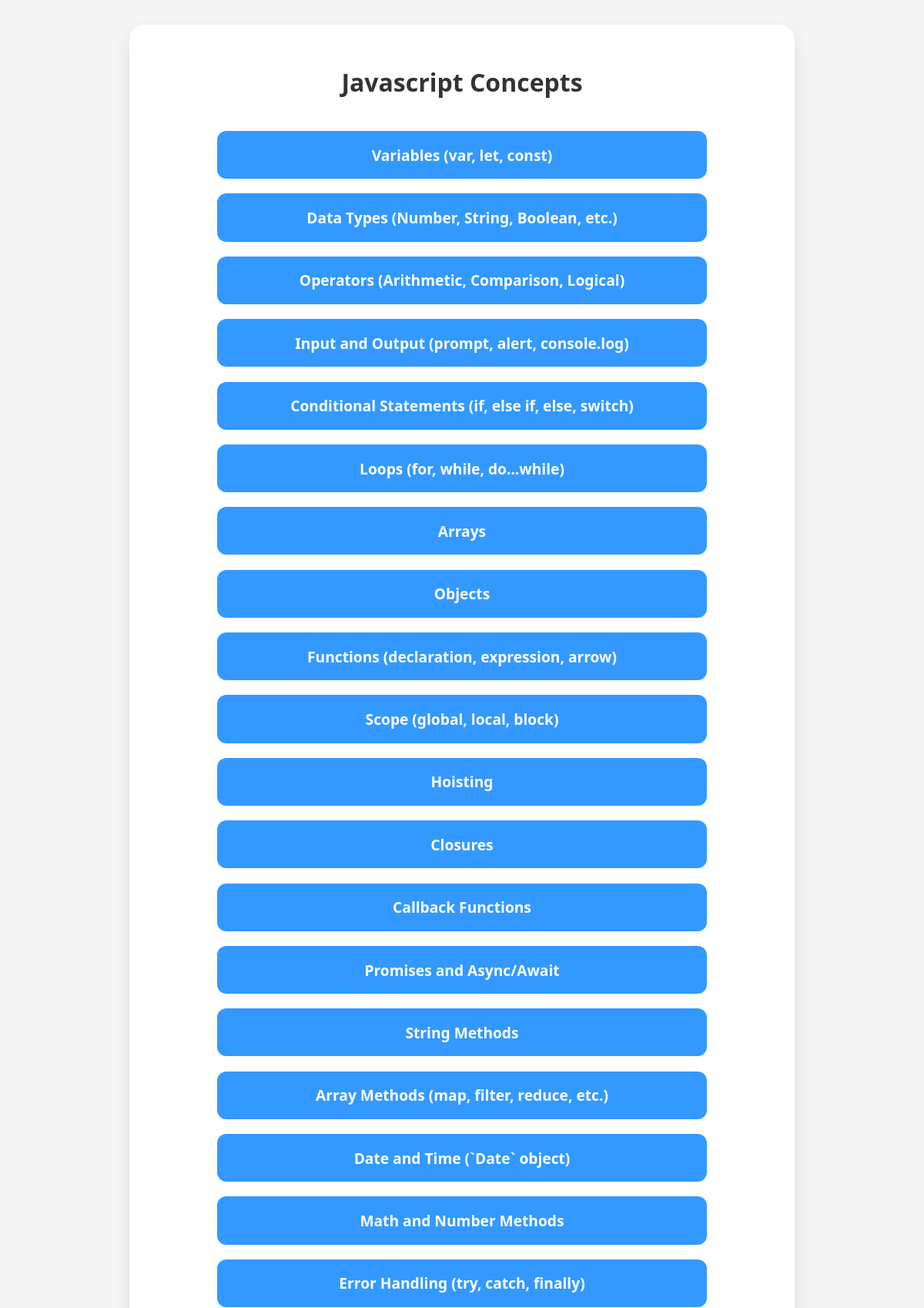
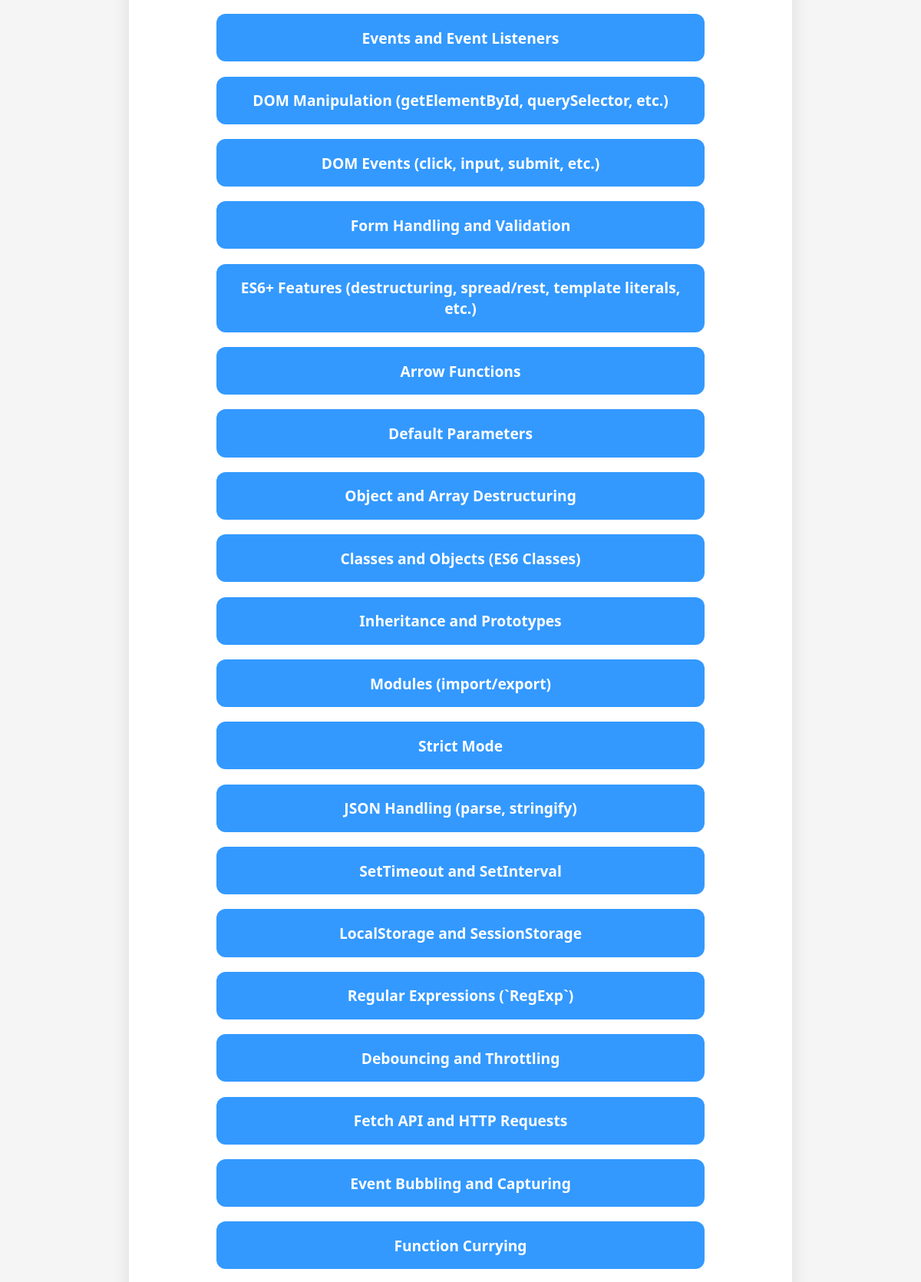
/concepts?language=Javascript (upper part), run on the app's committed database (2 pictures, top to bottom).
### tables this page shows
CREATE TABLE programming_concepts (
        id INTEGER PRIMARY KEY AUTOINCREMENT,
        language TEXT,
        concepts TEXT
    );

### app.py (the view)
@app.route("/concepts")
def show_concepts():
    language = request.args.get("language")
    conn = sqlite3.connect("language.db")
    cur = conn.cursor()
    cur.execute("SELECT concepts FROM programming_concepts WHERE language=?", (language,))
    rows = cur.fetchall()
    conn.close()
    concepts = [row[0] for row in rows]
    return render_template("concepts.html", language=language, concepts=concepts)

### templates/concepts.html (shortened to what this page needs)
<!DOCTYPE html>
<html>
<head>
    <link rel="stylesheet" href="/static/concepts.css">
</head>
<body>
    <div class="card">
        <h1>{{ language }} Concepts</h1>
        <div class="concepts-container">
            {% for concept in concepts %}
                <a href="/quiz?language={{ language }}&concept={{ concept }}" class="concept-btn">{{ concept }}</a>
            {% endfor %}
        </div>
    </div>
</body>
</html>

### static/concepts.css (style rules this page uses)
body { margin: 0; padding: 0; background-color: #f5f5f5; font-family: 'Segoe UI', Tahoma, Geneva, Verdana, sans-serif; display: flex; justify-content: center; align-items: flex-start; min-height: 100vh; }
.card { background-color: white; padding: 2rem; border-radius: 20px; box-shadow: 0 10px 25px rgba(0, 0, 0, 0.1); width: 100%; max-width: 800px; margin-top: 2rem; display: flex; flex-direction: column; align-items: center; }
h1 { margin-bottom: 2rem; font-size: 2rem; color: #333; }
.concepts-container { width: 100%; display: flex; flex-direction: column; align-items: center; }
.concept-btn { width: 90%; max-width: 600px; margin: 0.6rem 0; padding: 1.1rem; background-color: #3399ff; color: white; text-align: center; text-decoration: none; border-radius: 12px; font-size: 1.2rem; font-weight: 600; transition: all 0.2s ease; }

### data on the page
programming_concepts: concepts "Variables (var, let, const)"
programming_concepts: concepts "Data Types (Number, String, Boolean, etc.)"
programming_concepts: concepts "Operators (Arithmetic, Comparison, Logical)"
programming_concepts: concepts "Input and Output (prompt, alert, console.log)"
programming_concepts: concepts "Conditional Statements (if, else if, else, switch)"
programming_concepts: concepts "Loops (for, while, do...while)"
programming_concepts: concepts "Arrays"
programming_concepts: concepts "Objects"
programming_concepts: concepts "Functions (declaration, expression, arrow)"
programming_concepts: concepts "Scope (global, local, block)"
programming_concepts: concepts "Hoisting"
programming_concepts: concepts "Closures"
programming_concepts: concepts "Callback Functions"
programming_concepts: concepts "Promises and Async/Await"
programming_concepts: concepts "String Methods"
programming_concepts: concepts "Array Methods (map, filter, reduce, etc.)"
programming_concepts: concepts "Date and Time (`Date` object)"
programming_concepts: concepts "Math and Number Methods"
programming_concepts: concepts "Error Handling (try, catch, finally)"
programming_concepts: concepts "Events and Event Listeners"
programming_concepts: concepts "DOM Manipulation (getElementById, querySelector, etc.)"
programming_concepts: concepts "DOM Events (click, input, submit, etc.)"
programming_concepts: concepts "Form Handling and Validation"
programming_concepts: concepts "ES6+ Features (destructuring, spread/rest, template literals, etc.)"
programming_concepts: concepts "Arrow Functions"
programming_concepts: concepts "Default Parameters"
programming_concepts: concepts "Object and Array Destructuring"
programming_concepts: concepts "Classes and Objects (ES6 Classes)"
programming_concepts: concepts "Inheritance and Prototypes"
programming_concepts: concepts "Modules (import/export)"
programming_concepts: concepts "Strict Mode"
programming_concepts: concepts "JSON Handling (parse, stringify)"
programming_concepts: concepts "SetTimeout and SetInterval"
programming_concepts: concepts "LocalStorage and SessionStorage"
programming_concepts: concepts "Regular Expressions (`RegExp`)"
programming_concepts: concepts "Debouncing and Throttling"
programming_concepts: concepts "Fetch API and HTTP Requests"
programming_concepts: concepts "Event Bubbling and Capturing"
programming_concepts: concepts "Function Currying"

### other printed values
{{ language }} "Javascript"
